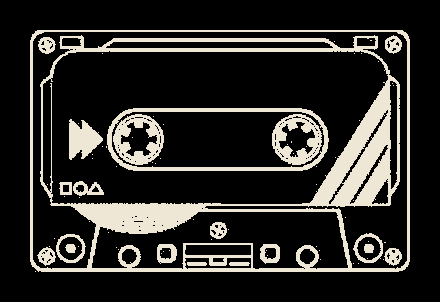
#> input picture retro-site/assets/retro-mark.png, 440 x 302 px
$ python -i make_tour_video.py   (imports and definitions only)
#> lines starting #> are read from the running program, lines starting #| are printed output that depends on the picture; after the words box and inside, x2 and y2 are one past the last pixel; in counts of white or black regions, pixels touching at a corner belong together
from PIL import Image, ImageDraw, ImageFont, ImageFilter
from pathlib import Path
import math
W,H=1280,720
OUT=Path('/home/user/workspace/RetroWork/Retro/docs/assets/video_frames')
# [1 line not run here, left out]
font_paths={
 'regular':'/usr/share/fonts/truetype/dejavu/DejaVuSans.ttf',
 'medium':'/usr/share/fonts/truetype/dejavu/DejaVuSans-Bold.ttf',
 'mono':'/usr/share/fonts/truetype/dejavu/DejaVuSansMono.ttf',
}
def F(kind,size): return ImageFont.truetype(font_paths[kind],size)
ORANGE=(255,91,46); CREAM=(244,242,235); MUTED=(147,155,149); GREEN=(183,239,136)
def rounded(d,box,r,fill,outline=None,width=1): d.rounded_rectangle(box,radius=r,fill=fill,outline=outline,width=width)
def label(d,xy,text,color=MUTED,size=14): d.text(xy,text,font=F('mono',size),fill=color)
def title(d,xy,text,size=44): d.text(xy,text,font=F('medium',size),fill=CREAM,spacing=5)
def base(scene):
#> called with scene = 0
 im=Image.new('RGB',(W,H),(9,11,12))
 glow=Image.new('RGBA',(W,H),(0,0,0,0)); g=ImageDraw.Draw(glow)
#> after `glow = Image.new('RGBA', (W, H), (0, 0, 0, 0))`: glow: PIL image 1280x720 RGBA; every value is 0
 g.ellipse((700,-160,1440,600),fill=(255,91,46,48)); g.ellipse((-220,350,650,1100),fill=(56,109,158,42))
 glow=glow.filter(ImageFilter.GaussianBlur(95)); im=Image.alpha_composite(im.convert('RGBA'),glow).convert('RGB')
#> after `glow = glow.filter(ImageFilter.GaussianBlur(95))`:
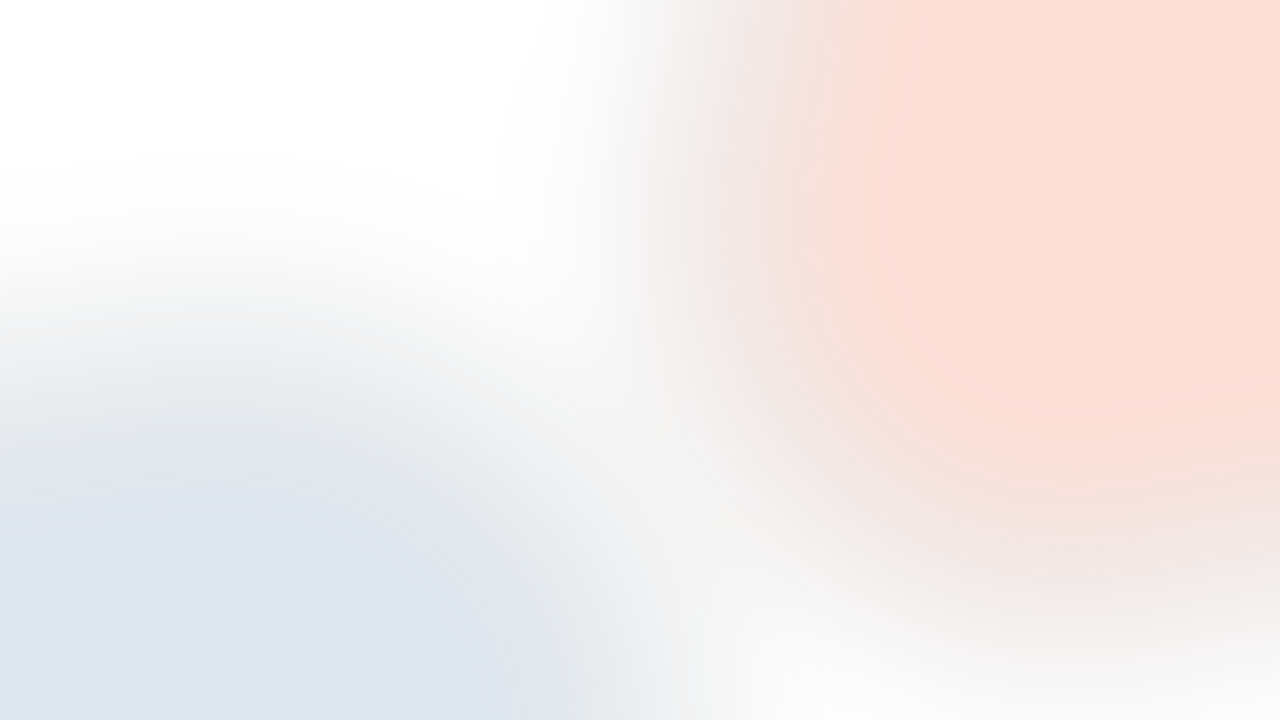
#> glow: PIL image 1280x720 RGBA; mean R, G, B, A 97.1, 54.2, 49.9, 25.2; transparent parts drawn white
#> after `im = Image.alpha_composite(im.convert('RGBA'), glow).convert('RGB')`:
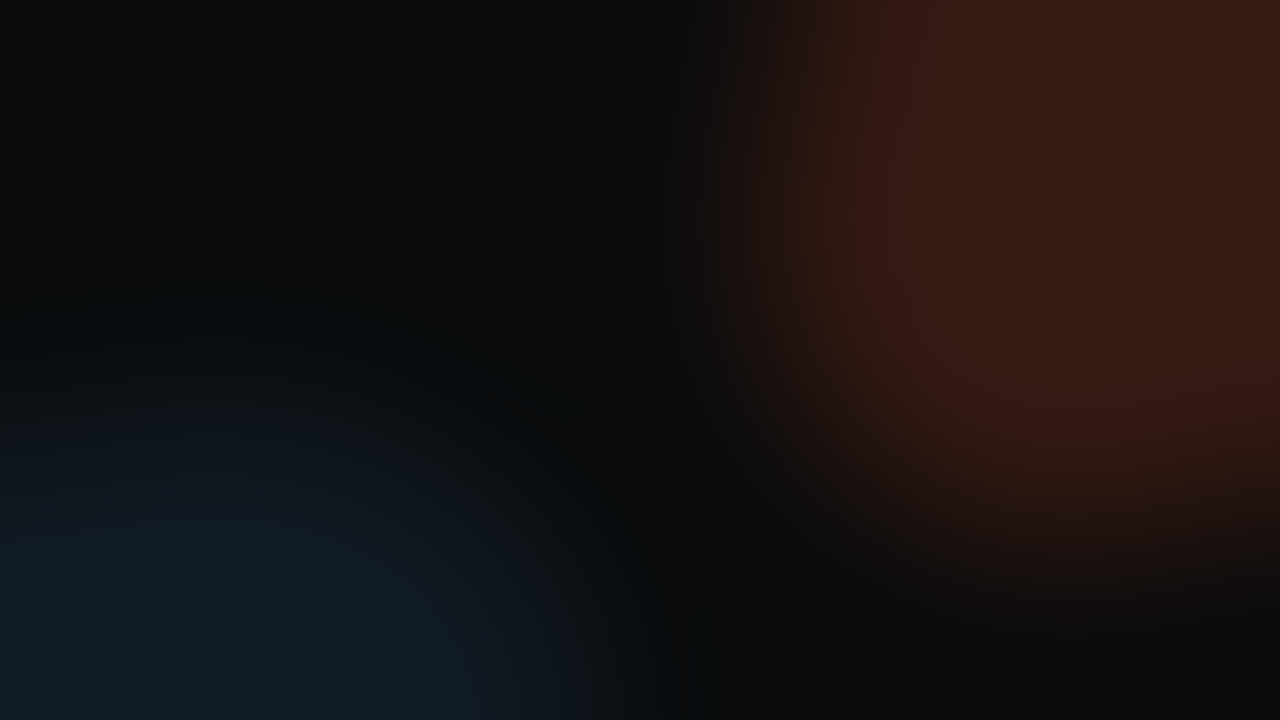
#> im: PIL image 1280x720 RGB; mean R, G, B 22.9, 17.7, 17.6
 d=ImageDraw.Draw(im)
 # restrained background grid
 for x in range(0,W,52): d.line((x,0,x,H),fill=(255,255,255,7),width=1)
 for y in range(0,H,52): d.line((0,y,W,y),fill=(255,255,255,7),width=1)
 d.rectangle((0,0,W,64),fill=(8,10,11))
 d.text((55,20),'retro',font=F('medium',19),fill=CREAM); d.text((104,20),'.',font=F('medium',21),fill=ORANGE)
 label(d,(W-265,25),'MACOS 14+  /  PRIVATE BETA',MUTED,10)
 # left titles
 labels=[('01 / CHOOSE YOUR PACE','Choose a pace.','Sprint. Pomodoro. Deep. Flow.'),('02 / SET THE ROOM','Set the room.','A note, a checklist, a sound.'),('03 / RETURN GENTLY','Leave a breadcrumb.','A break, then back to your thread.')]
 eyebrow,head,sub=labels[scene]
 label(d,(58,141),eyebrow,ORANGE,12)
 title(d,(58,184),head,42)
 # short orange accent line
 d.rounded_rectangle((58,250,116,254),radius=2,fill=ORANGE)
 d.text((58,281),sub,font=F('regular',15),fill=(173,180,174))
 d.text((58,316),'A NATIVE MAC FOCUS RITUAL',font=F('mono',10),fill=(116,126,120))
 # desktop / app window
 rounded(d,(360,106,1226,628),18,(26,30,31),(83,91,88),1)
 rounded(d,(371,117,1215,618),12,(14,17,18),(57,64,62),1)
 # top app chrome
 d.line((372,157,1214,157),fill=(53,60,57),width=1)
 for i,c in enumerate(((250,93,79),(234,186,75),(91,190,98))): d.ellipse((391+i*16,132,400+i*16,141),fill=c)
 label(d,(673,132),'RETRO FOCUS STUDIO',MUTED,10)
 label(d,(1127,132),'•••',MUTED,12)
 # app tabs
 tabs=['◷ TIMER','♫ MUSIC','▷ NOW PLAYING','◈ BLOCKER']
 tx=405
 for i,t in enumerate(tabs):
  col=CREAM if i==scene%4 else (134,143,137)
  if i==scene%4: rounded(d,(tx-9,169,tx+96,197),7,(39,44,43))
  d.text((tx,176),t,font=F('mono',9),fill=col)
  tx += [120,115,156,130][i]
#> after the loop, tx = 926
 d.line((389,211,1198,211),fill=(50,57,54),width=1)
 # top hardware capsule
 rounded(d,(500,222,1093,286),22,(5,7,7),(55,61,59),1)
 rounded(d,(516,238,543,265),14,(33,38,37),(73,79,76),1); d.text((525,244),'■',font=F('regular',10),fill=(222,222,215))
 rounded(d,(552,238,579,265),14,(255,91,46),(255,133,89),1); d.text((561,244),'Ⅱ',font=F('medium',11),fill='white')
 d.line((591,237,591,271),fill=(60,67,64),width=1)
 if scene==0:
  label(d,(614,234),'POMODORO',MUTED,8); d.text((614,248),'25:00',font=F('medium',22),fill=CREAM)
 elif scene==1:
  label(d,(614,234),'DEEP FOCUS',MUTED,8); d.text((614,248),'24:18',font=F('medium',22),fill=CREAM)
 else:
  label(d,(614,234),'COFFEE BREAK',MUTED,8); d.text((614,248),'04:32',font=F('medium',22),fill=CREAM)
 rounded(d,(752,238,779,265),14,(33,38,37),(73,79,76),1); d.text((760,244),'☕',font=F('regular',10),fill=(250,191,148))
 d.ellipse((817,237,845,265),fill=(38,42,41),outline=(73,79,76)); d.text((827,244),'♫',font=F('medium',10),fill=ORANGE)
 # content cards
 if scene==0:
  label(d,(417,325),'YOUR NEXT STRETCH',MUTED,10); d.ellipse((960,324,968,332),fill=GREEN); label(d,(976,322),'READY',GREEN,9)
  # timer ring
  d.ellipse((424,358,626,560),outline=(52,59,56),width=5); d.arc((424,358,626,560),-82,215,fill=ORANGE,width=5)
  label(d,(485,422),'POMODORO',MUTED,9); d.text((475,447),'25:00',font=F('medium',38),fill=CREAM); label(d,(494,495),'FOCUS TIME',MUTED,8)
  label(d,(680,362),'PICK A RHYTHM',MUTED,9)
  for i,(name,desc) in enumerate([('Sprint','15 focus / 3 rest'),('Pomodoro','25 focus / 5 rest'),('Deep','50 focus / 10 rest'),('Flow','90 focus / 15 rest')]):
   y=388+i*43; fill=(50,35,30) if i==1 else (25,29,28); border=(115,68,53) if i==1 else (48,54,51)
   rounded(d,(664,y,1118,y+35),5,fill,border,1); label(d,(679,y+11),f'{i+1:02}',ORANGE,9); d.text((717,y+7),name,font=F('medium',12),fill=CREAM); d.text((820,y+10),desc,font=F('regular',10),fill=MUTED)
  label(d,(679,574),'FOCUS · BREAK · REPEAT',MUTED,9)
 elif scene==1:
  label(d,(416,325),'ONE SESSION, A FEW GOOD TOOLS',MUTED,10)
  rounded(d,(416,354,750,554),8,(23,28,27),(53,60,56),1)
  label(d,(438,374),'SESSION CHECKLIST',MUTED,9)
  items=[('Choose a chapter',True),('Write one clear note',True),('Finish the next section',False)]
  for i,(txt,checked) in enumerate(items):
   y=410+i*42; rounded(d,(438,y,454,y+16),4,ORANGE if checked else (20,23,22),(255,120,81) if checked else (98,106,100),1)
   if checked:d.line((442,y+8,447,y+12),fill='white',width=2);d.line((447,y+12,452,y+4),fill='white',width=2)
   d.text((468,y+1),txt,font=F('regular',11),fill=CREAM if not checked else (185,193,187))
  d.line((438,544,727,544),fill=(52,59,55),width=1)
  rounded(d,(779,354,1157,554),8,(22,26,25),(53,60,56),1)
  label(d,(802,374),'BUNDLED SOUND DECK',MUTED,9)
  d.ellipse((811,404,950,543),fill=(9,11,11),outline=(74,81,76),width=1)
  for r in range(15,64,9):d.ellipse((880-r,473-r,880+r,473+r),outline=(48,55,52),width=1)
  d.ellipse((864,457,896,489),fill=ORANGE);d.text((876,465),'♫',font=F('medium',12),fill='white')
  d.text((974,424),'Lo-fi Study',font=F('medium',17),fill=CREAM); d.text((974,452),'warm keys · soft crackle',font=F('regular',10),fill=MUTED)
  rounded(d,(972,483,1128,516),5,ORANGE);d.text((991,493),'▶  PLAY SAMPLE',font=F('mono',9),fill='white')
  label(d,(802,574),'NOTES & SESSION HISTORY STAY ON THIS MAC',MUTED,8)
 else:
  label(d,(416,325),'A SESSION ISN’T A STREAK TO CHASE',MUTED,10)
  rounded(d,(416,354,1147,548),9,(22,26,25),(53,60,56),1)
  d.ellipse((460,385,568,493),fill=(36,43,39),outline=(111,158,87),width=2); d.text((495,415),'✓',font=F('medium',34),fill=GREEN)
  label(d,(600,381),'SESSION RECAP',MUTED,9); d.text((600,408),'One thing, all the way in.',font=F('medium',24),fill=CREAM)
  d.text((600,450),'Focus time',font=F('regular',11),fill=MUTED);d.text((1013,450),'50 min',font=F('medium',14),fill=CREAM)
  d.line((600,477,1104,477),fill=(55,62,58),width=1)
  d.text((600,495),'Your breadcrumb',font=F('regular',11),fill=MUTED);d.text((1013,495),'Next section',font=F('medium',12),fill=CREAM)
  rounded(d,(600,523,750,558),5,(255,91,46));d.text((616,533),'BEGIN AGAIN ↗',font=F('mono',9),fill='white')
  rounded(d,(416,565,1147,600),5,(17,20,19),(48,55,51),1)
  label(d,(435,577),'SESSION LOG  /  SAVED LOCALLY',MUTED,8);label(d,(1005,577),'45 MIN TODAY',GREEN,8)
 # footer
 d.rectangle((0,654,W,H),fill=(7,8,9))
 label(d,(57,678),'A VISUAL GUIDE BASED ON THE CURRENT MAC PROJECT',MUTED,9)
 label(d,(914,678),'NOT A SCREEN RECORDING',ORANGE,9)
 return im
scenes=[base(i) for i in range(3)]
#> scenes = 3 items
# first frame as an accurate video poster
# [1 line not run here, left out]
# 18 seconds, 24fps; cross-fade the three interface moments and animate a subtle orange highlight
FPS=24; TOTAL=18*FPS
# [19 lines not run here, left out]

>>> import cv2
>>> picture = cv2.imread('retro-site/assets/retro-mark.png', cv2.IMREAD_GRAYSCALE)
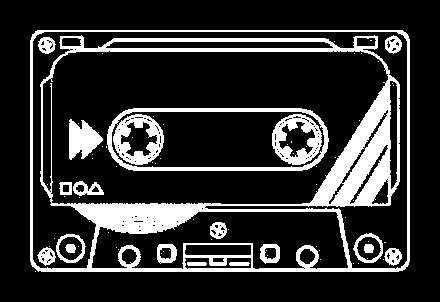
#> picture: shape (302, 440); values 0 (black) and 231 (white), 19% white; 77 white regions (58 under 20 px), largest, box (x1, y1, x2, y2) and area: (30, 30, 410, 272) 16941, (107, 108, 329, 171) 3375, (272, 114, 322, 165) 1284
>>> result = base(picture)
#> (the run stopped early here; a loop or call above may not have finished)
